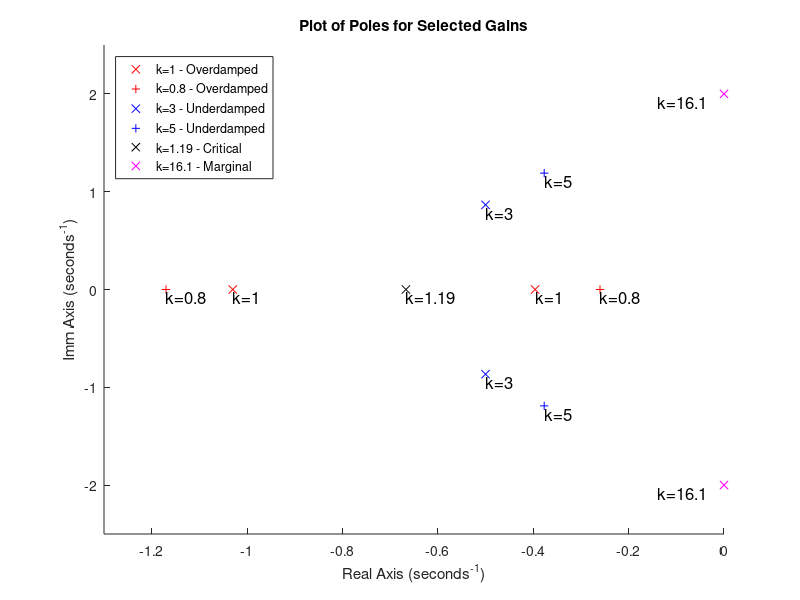

Write the MATLAB code that produced this figure.
clear all;
% K = -100:0.1:100;
% G = tf([1],[1, 4, 4, 0]);
% hold on
% rlocus(G);
buffer = -0.08;
fsize = 12;

hold on;
p1 = plot(-1.03, 0, "x", 'Color', 'r', 'DisplayName', "k=1 - Overdamped");
text(-1.03, 0+buffer, "k=1", 'FontSize',fsize);

p2 = plot(-0.396, 0, "x", 'Color', 'r');
text(-0.396, 0+buffer, "k=1", 'FontSize',fsize);

p3 = plot(-1.17, 0, "+", 'Color', 'r', 'DisplayName', "k=0.8 - Overdamped");
text(-1.17, 0+buffer, "k=0.8", 'FontSize',fsize);

p4 = plot(-0.26, 0, "+", 'Color', 'r');
text(-0.26, 0+buffer, "k=0.8", 'FontSize',fsize);


%%%%%%%%%%%%%%%%
p6 = plot(-0.5, +0.866, "x",'Color', 'b', 'DisplayName', "k=3 - Underdamped");
text(-0.5, +0.866+buffer, "k=3", 'FontSize',fsize);

p7 = plot(-0.5, -0.866, "x",'Color', 'b');
text(-0.5, -0.866+buffer, "k=3", 'FontSize',fsize);

p8 = plot(-0.377, 1.19, "+",'Color', 'b', 'DisplayName', "k=5 - Underdamped");
text(-0.377, 1.19+buffer, "k=5", 'FontSize',fsize);

p9 = plot(-0.377, -1.19, "+",'Color', 'b');
text(-0.377, -1.19+buffer, "k=5", 'FontSize',fsize);
%%%%%%%%%%%%%%%%%%

p10 = plot(-0.667, 0, "x",'Color', 'k', 'DisplayName', "k=1.19 - Critical");
text(-0.667, 0+buffer, "k=1.19", 'FontSize',fsize);

%%%%%%%%%%%%%%%%%%
p11 = plot(0, 2, "x",'Color', 'magenta', 'DisplayName', "k=16.1 - Marginal");
text(0+buffer*1.75, 2+buffer, "k=16.1", 'FontSize',fsize);
p12 = plot(0, -2, "x",'Color', 'magenta');
text(0+buffer*1.75, -2+buffer, "k=16.1", 'FontSize',fsize);


%sgrid;
legend([p1,p3,p6,p8, p10, p11], 'Orientation', 'Vertical', 'Location', 'northwest');
xlim([-1.3, 0]);
ylim([-2.5, 2.5]);
xlabel("Real Axis (seconds^{-1})");
ylabel("Imm Axis (seconds^{-1})");
title("Plot of Poles for Selected Gains");
hold off